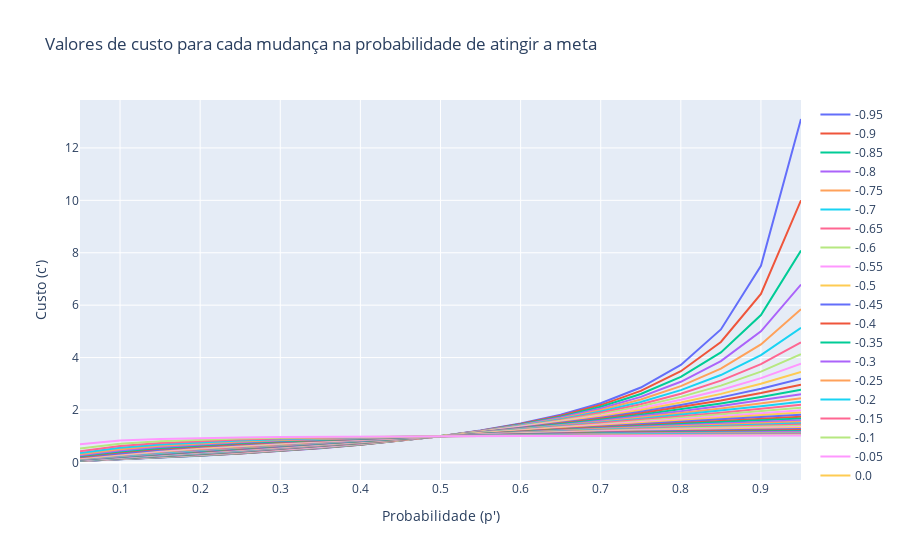
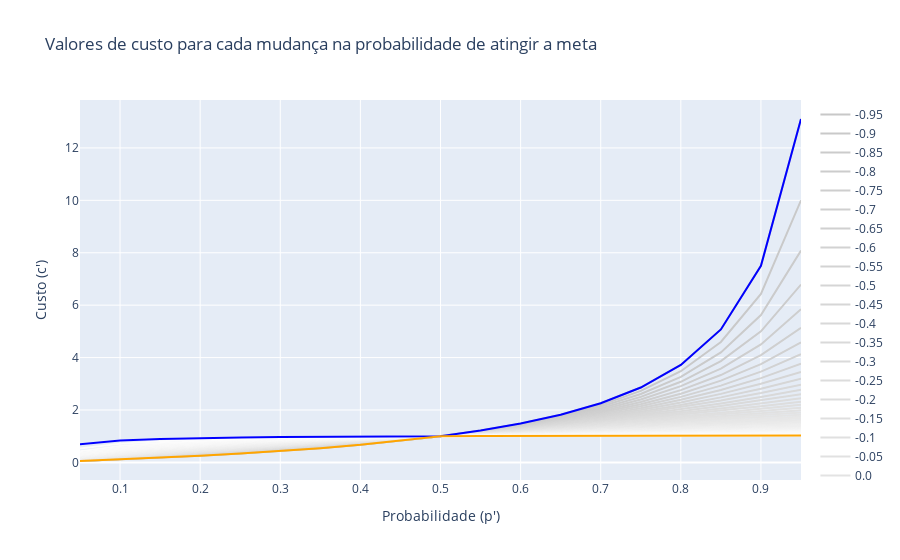
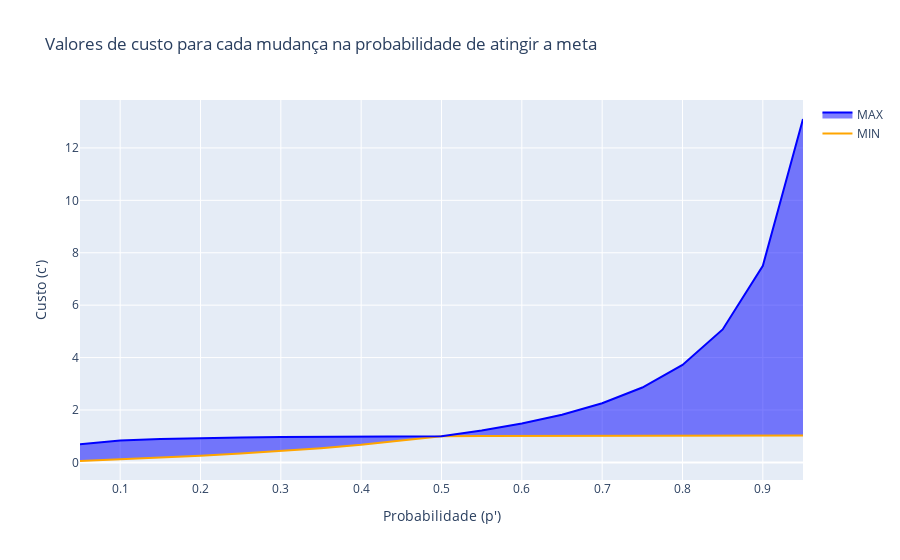

The notebook cell these images were saved under, in order:
### Code cell
p, c, l, p_line, gamma = 0.5, 1, 0.1, 0.5, 1

c_line_piecewise = get_values_c_line_piecewise(p, c, l, p_line, gamma, rini_k=-0.95, rend_k=1, step_k=0.05, 
                                rini_p=0.05, rend_p=1, step_p=0.05)

f4 = viz_hist_values(c_line_piecewise, range_x, False)

c_pw_max, c_pw_min = get_min_max_c_lines(c_line_piecewise)
f5 = viz_expressividade(c_line_piecewise, range_x, c_pw_max, c_pw_min, c1='blue', c2='orange')
f6 = viz_expressividade_fill(range_x, c_pw_max, c_pw_min, c1='blue', c2='orange')
